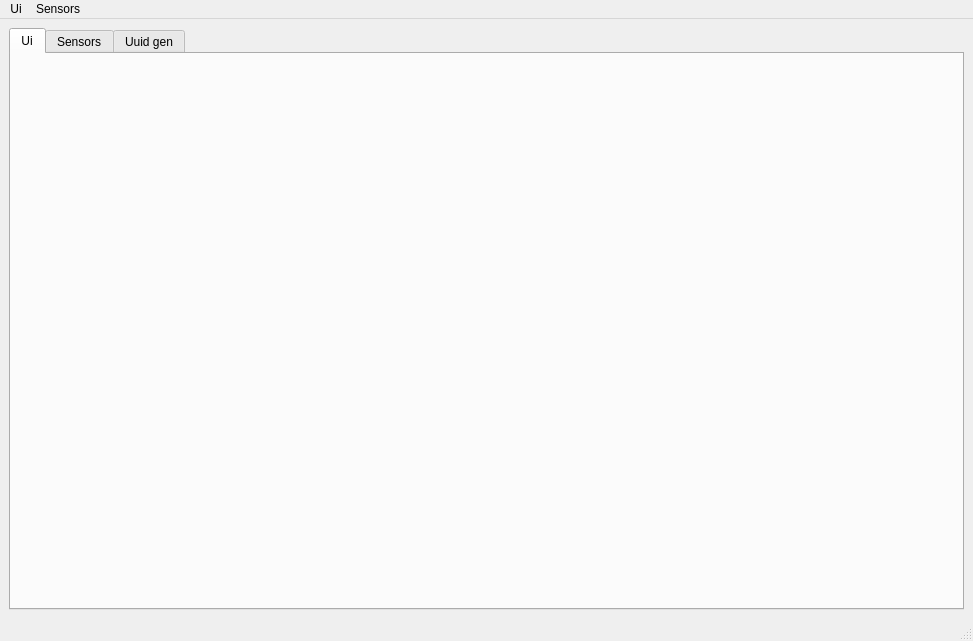
<?xml version="1.0" encoding="UTF-8"?>
<ui version="4.0">
 <class>MainWindow</class>
 <widget class="QMainWindow" name="MainWindow">
  <property name="geometry">
   <rect>
    <x>0</x>
    <y>0</y>
    <width>973</width>
    <height>641</height>
   </rect>
  </property>
  <property name="windowTitle">
   <string>MainWindow</string>
  </property>
  <widget class="QWidget" name="centralwidget">
   <layout class="QHBoxLayout" name="horizontalLayout" stretch="0">
    <property name="leftMargin">
     <number>9</number>
    </property>
    <property name="topMargin">
     <number>9</number>
    </property>
    <property name="rightMargin">
     <number>9</number>
    </property>
    <item>
     <widget class="QTabWidget" name="tabWidget">
      <property name="currentIndex">
       <number>0</number>
      </property>
      <widget class="QWidget" name="controlsTab">
       <attribute name="title">
        <string>Ui</string>
       </attribute>
       <layout class="QHBoxLayout" name="horizontalLayout_4">
        <property name="leftMargin">
         <number>4</number>
        </property>
        <property name="topMargin">
         <number>4</number>
        </property>
        <property name="rightMargin">
         <number>4</number>
        </property>
        <property name="bottomMargin">
         <number>4</number>
        </property>
       </layout>
      </widget>
      <widget class="QWidget" name="sensorsTab">
       <attribute name="title">
        <string>Sensors</string>
       </attribute>
       <layout class="QHBoxLayout" name="horizontalLayout_7"/>
      </widget>
      <widget class="QWidget" name="tab_3">
       <attribute name="title">
        <string>Uuid gen</string>
       </attribute>
       <layout class="QGridLayout" name="gridLayout">
        <item row="0" column="0">
         <widget class="QWidget" name="widget_7" native="true">
          <layout class="QVBoxLayout" name="verticalLayout_2">
           <property name="leftMargin">
            <number>0</number>
           </property>
           <property name="topMargin">
            <number>0</number>
           </property>
           <property name="rightMargin">
            <number>0</number>
           </property>
           <property name="bottomMargin">
            <number>0</number>
           </property>
           <item>
            <widget class="QWidget" name="widget_8" native="true">
             <layout class="QHBoxLayout" name="horizontalLayout_2">
              <property name="leftMargin">
               <number>0</number>
              </property>
              <property name="topMargin">
               <number>0</number>
              </property>
              <property name="rightMargin">
               <number>0</number>
              </property>
              <property name="bottomMargin">
               <number>0</number>
              </property>
              <item>
               <widget class="QPushButton" name="uuidGenBtn">
                <property name="text">
                 <string>Generate</string>
                </property>
               </widget>
              </item>
              <item>
               <spacer name="horizontalSpacer_5">
                <property name="orientation">
                 <enum>Qt::Horizontal</enum>
                </property>
                <property name="sizeHint" stdset="0">
                 <size>
                  <width>40</width>
                  <height>20</height>
                 </size>
                </property>
               </spacer>
              </item>
             </layout>
            </widget>
           </item>
           <item>
            <widget class="QLabel" name="label_2">
             <property name="text">
              <string>Uuid (text view)</string>
             </property>
            </widget>
           </item>
           <item>
            <widget class="QLineEdit" name="uuidViewText">
             <property name="readOnly">
              <bool>true</bool>
             </property>
            </widget>
           </item>
           <item>
            <widget class="QLabel" name="label_3">
             <property name="text">
              <string>Uuid compressed hex value (for MC sketches)</string>
             </property>
            </widget>
           </item>
           <item>
            <widget class="QLineEdit" name="uuidCompressedHex">
             <property name="readOnly">
              <bool>true</bool>
             </property>
            </widget>
           </item>
          </layout>
         </widget>
        </item>
        <item row="0" column="1">
         <spacer name="horizontalSpacer_4">
          <property name="orientation">
           <enum>Qt::Horizontal</enum>
          </property>
          <property name="sizeHint" stdset="0">
           <size>
            <width>460</width>
            <height>20</height>
           </size>
          </property>
         </spacer>
        </item>
        <item row="1" column="0">
         <spacer name="verticalSpacer_2">
          <property name="orientation">
           <enum>Qt::Vertical</enum>
          </property>
          <property name="sizeHint" stdset="0">
           <size>
            <width>20</width>
            <height>402</height>
           </size>
          </property>
         </spacer>
        </item>
       </layout>
      </widget>
     </widget>
    </item>
   </layout>
  </widget>
  <widget class="QMenuBar" name="menubar">
   <property name="geometry">
    <rect>
     <x>0</x>
     <y>0</y>
     <width>973</width>
     <height>29</height>
    </rect>
   </property>
   <widget class="QMenu" name="menuFile">
    <property name="title">
     <string>Ui</string>
    </property>
    <addaction name="openUiXmlAction"/>
    <addaction name="openUiJsonAction"/>
    <addaction name="saveUiXmlAction"/>
    <addaction name="saveUiJsonAction"/>
    <addaction name="copyUiXmlAsCVarAction"/>
    <addaction name="copyUiJsonAsCVarAction"/>
   </widget>
   <widget class="QMenu" name="menuSensors">
    <property name="title">
     <string>Sensors</string>
    </property>
    <addaction name="openSensorsXmlAction"/>
    <addaction name="openSensorsJsonAction"/>
    <addaction name="saveSensorsXmlAction"/>
    <addaction name="saveSensorsJsonAction"/>
    <addaction name="copySensorsXmlAsCVarAction"/>
    <addaction name="copySensorsJsonAsCVarAction"/>
   </widget>
   <addaction name="menuFile"/>
   <addaction name="menuSensors"/>
  </widget>
  <widget class="QStatusBar" name="statusbar"/>
  <action name="openUiXmlAction">
   <property name="text">
    <string>Open xml</string>
   </property>
  </action>
  <action name="saveUiJsonAction">
   <property name="text">
    <string>Save as json</string>
   </property>
  </action>
  <action name="saveUiXmlAction">
   <property name="text">
    <string>Save as xml</string>
   </property>
  </action>
  <action name="copyUiXmlAsCVarAction">
   <property name="text">
    <string>Copy xml to buffer as C var</string>
   </property>
  </action>
  <action name="copyUiJsonAsCVarAction">
   <property name="text">
    <string>Copy json to buffer as C var</string>
   </property>
  </action>
  <action name="openUiJsonAction">
   <property name="text">
    <string>Open json</string>
   </property>
  </action>
  <action name="openSensorsXmlAction">
   <property name="text">
    <string>Open xml</string>
   </property>
  </action>
  <action name="openSensorsJsonAction">
   <property name="text">
    <string>Open json</string>
   </property>
  </action>
  <action name="saveSensorsXmlAction">
   <property name="text">
    <string>Save as xml</string>
   </property>
  </action>
  <action name="saveSensorsJsonAction">
   <property name="text">
    <string>Save as json</string>
   </property>
  </action>
  <action name="copySensorsXmlAsCVarAction">
   <property name="text">
    <string>Copy xml to buffer as C var</string>
   </property>
  </action>
  <action name="copySensorsJsonAsCVarAction">
   <property name="text">
    <string>Copy json to Buffer as C var</string>
   </property>
  </action>
 </widget>
 <resources/>
 <connections/>
</ui>
